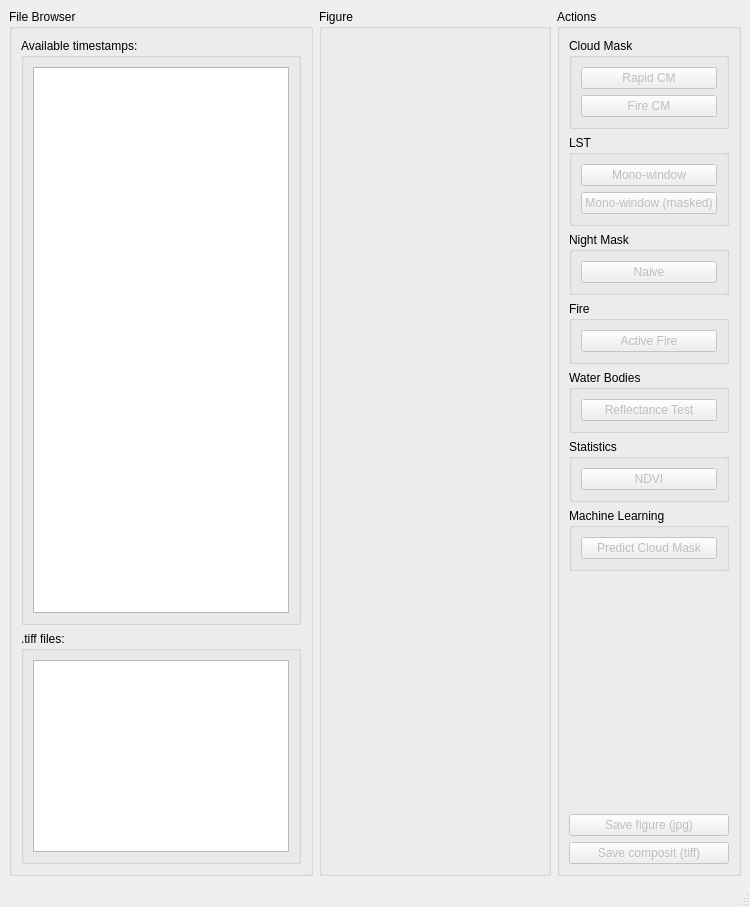
<?xml version="1.0" encoding="UTF-8"?>
<ui version="4.0">
 <class>MainWindow</class>
 <widget class="QMainWindow" name="MainWindow">
  <property name="geometry">
   <rect>
    <x>0</x>
    <y>0</y>
    <width>750</width>
    <height>907</height>
   </rect>
  </property>
  <property name="windowTitle">
   <string>VIIRS-tools Demo</string>
  </property>
  <widget class="QWidget" name="centralwidget">
   <layout class="QVBoxLayout" name="verticalLayout">
    <item>
     <layout class="QHBoxLayout" name="horizontalLayout">
      <item>
       <widget class="QGroupBox" name="browserGroupBox">
        <property name="sizePolicy">
         <sizepolicy hsizetype="Preferred" vsizetype="Preferred">
          <horstretch>0</horstretch>
          <verstretch>0</verstretch>
         </sizepolicy>
        </property>
        <property name="minimumSize">
         <size>
          <width>0</width>
          <height>0</height>
         </size>
        </property>
        <property name="maximumSize">
         <size>
          <width>16777215</width>
          <height>16777215</height>
         </size>
        </property>
        <property name="baseSize">
         <size>
          <width>150</width>
          <height>0</height>
         </size>
        </property>
        <property name="title">
         <string>File Browser</string>
        </property>
        <layout class="QVBoxLayout" name="verticalLayout_7">
         <item>
          <widget class="QGroupBox" name="tsGroupBox">
           <property name="title">
            <string>Available timestamps:</string>
           </property>
           <layout class="QVBoxLayout" name="verticalLayout_2">
            <item>
             <widget class="QListView" name="tsListView">
              <property name="sizePolicy">
               <sizepolicy hsizetype="Fixed" vsizetype="Expanding">
                <horstretch>0</horstretch>
                <verstretch>0</verstretch>
               </sizepolicy>
              </property>
              <property name="minimumSize">
               <size>
                <width>0</width>
                <height>0</height>
               </size>
              </property>
              <property name="maximumSize">
               <size>
                <width>16777215</width>
                <height>16777215</height>
               </size>
              </property>
              <property name="baseSize">
               <size>
                <width>0</width>
                <height>0</height>
               </size>
              </property>
              <property name="layoutMode">
               <enum>QListView::SinglePass</enum>
              </property>
              <property name="spacing">
               <number>0</number>
              </property>
              <property name="viewMode">
               <enum>QListView::ListMode</enum>
              </property>
             </widget>
            </item>
           </layout>
          </widget>
         </item>
         <item>
          <widget class="QGroupBox" name="fileGroupBox">
           <property name="title">
            <string>.tiff files:</string>
           </property>
           <layout class="QVBoxLayout" name="verticalLayout_4">
            <item>
             <widget class="QListView" name="fileListView">
              <property name="sizePolicy">
               <sizepolicy hsizetype="Fixed" vsizetype="Fixed">
                <horstretch>0</horstretch>
                <verstretch>0</verstretch>
               </sizepolicy>
              </property>
              <property name="minimumSize">
               <size>
                <width>0</width>
                <height>0</height>
               </size>
              </property>
              <property name="maximumSize">
               <size>
                <width>16777215</width>
                <height>16777215</height>
               </size>
              </property>
              <property name="baseSize">
               <size>
                <width>0</width>
                <height>0</height>
               </size>
              </property>
             </widget>
            </item>
           </layout>
          </widget>
         </item>
        </layout>
       </widget>
      </item>
      <item>
       <widget class="QGroupBox" name="FigureGroupBox">
        <property name="title">
         <string>Figure</string>
        </property>
        <layout class="QHBoxLayout" name="horizontalLayout_2">
         <item>
          <spacer name="horizontalSpacer">
           <property name="orientation">
            <enum>Qt::Horizontal</enum>
           </property>
           <property name="sizeHint" stdset="0">
            <size>
             <width>40</width>
             <height>20</height>
            </size>
           </property>
          </spacer>
         </item>
         <item>
          <widget class="QLabel" name="figureLabel">
           <property name="text">
            <string/>
           </property>
          </widget>
         </item>
         <item>
          <spacer name="horizontalSpacer_2">
           <property name="orientation">
            <enum>Qt::Horizontal</enum>
           </property>
           <property name="sizeHint" stdset="0">
            <size>
             <width>109</width>
             <height>20</height>
            </size>
           </property>
          </spacer>
         </item>
        </layout>
       </widget>
      </item>
      <item>
       <widget class="QGroupBox" name="ActionsGroupBox">
        <property name="title">
         <string>Actions</string>
        </property>
        <layout class="QVBoxLayout" name="verticalLayout_6">
         <item>
          <widget class="QGroupBox" name="CmGroupBox">
           <property name="title">
            <string>Cloud Mask</string>
           </property>
           <layout class="QVBoxLayout" name="verticalLayout_8">
            <item>
             <widget class="QPushButton" name="rCmBtn">
              <property name="enabled">
               <bool>false</bool>
              </property>
              <property name="text">
               <string>Rapid CM</string>
              </property>
             </widget>
            </item>
            <item>
             <widget class="QPushButton" name="fireCmBtn">
              <property name="enabled">
               <bool>false</bool>
              </property>
              <property name="text">
               <string>Fire CM</string>
              </property>
             </widget>
            </item>
           </layout>
          </widget>
         </item>
         <item>
          <widget class="QGroupBox" name="lstGroupBox">
           <property name="title">
            <string>LST</string>
           </property>
           <layout class="QVBoxLayout" name="verticalLayout_9">
            <item>
             <widget class="QPushButton" name="monoLstBtn">
              <property name="enabled">
               <bool>false</bool>
              </property>
              <property name="text">
               <string>Mono-window</string>
              </property>
             </widget>
            </item>
            <item>
             <widget class="QPushButton" name="monoMaskedLstBtn">
              <property name="enabled">
               <bool>false</bool>
              </property>
              <property name="text">
               <string>Mono-window (masked)</string>
              </property>
             </widget>
            </item>
           </layout>
          </widget>
         </item>
         <item>
          <widget class="QGroupBox" name="nightGroupBox">
           <property name="title">
            <string>Night Mask</string>
           </property>
           <layout class="QVBoxLayout" name="verticalLayout_10">
            <item>
             <widget class="QPushButton" name="naiveNmBtn">
              <property name="enabled">
               <bool>false</bool>
              </property>
              <property name="text">
               <string>Naive</string>
              </property>
             </widget>
            </item>
           </layout>
          </widget>
         </item>
         <item>
          <widget class="QGroupBox" name="fireGroupBox">
           <property name="title">
            <string>Fire</string>
           </property>
           <layout class="QVBoxLayout" name="verticalLayout_11">
            <item>
             <widget class="QPushButton" name="ActiveFireBtn">
              <property name="enabled">
               <bool>false</bool>
              </property>
              <property name="text">
               <string>Active Fire</string>
              </property>
             </widget>
            </item>
           </layout>
          </widget>
         </item>
         <item>
          <widget class="QGroupBox" name="waterBodiesGroupBox">
           <property name="title">
            <string>Water Bodies</string>
           </property>
           <layout class="QVBoxLayout" name="verticalLayout_12">
            <item>
             <widget class="QPushButton" name="wbBtn">
              <property name="enabled">
               <bool>false</bool>
              </property>
              <property name="text">
               <string>Reflectance Test</string>
              </property>
             </widget>
            </item>
           </layout>
          </widget>
         </item>
         <item>
          <widget class="QGroupBox" name="statsGroupBox">
           <property name="title">
            <string>Statistics</string>
           </property>
           <layout class="QVBoxLayout" name="verticalLayout_13">
            <item>
             <widget class="QPushButton" name="ndviBtn">
              <property name="enabled">
               <bool>false</bool>
              </property>
              <property name="text">
               <string>NDVI</string>
              </property>
             </widget>
            </item>
           </layout>
          </widget>
         </item>
         <item>
          <widget class="QGroupBox" name="mlGroupBox">
           <property name="title">
            <string>Machine Learning</string>
           </property>
           <layout class="QVBoxLayout" name="verticalLayout_14">
            <item>
             <widget class="QPushButton" name="cmMlBtn">
              <property name="enabled">
               <bool>false</bool>
              </property>
              <property name="text">
               <string>Predict Cloud Mask</string>
              </property>
             </widget>
            </item>
           </layout>
          </widget>
         </item>
         <item>
          <spacer name="verticalSpacer">
           <property name="orientation">
            <enum>Qt::Vertical</enum>
           </property>
           <property name="sizeHint" stdset="0">
            <size>
             <width>20</width>
             <height>40</height>
            </size>
           </property>
          </spacer>
         </item>
         <item>
          <widget class="QPushButton" name="saveJpgBtn">
           <property name="enabled">
            <bool>false</bool>
           </property>
           <property name="text">
            <string>Save figure (jpg)</string>
           </property>
          </widget>
         </item>
         <item>
          <widget class="QPushButton" name="saveTiffBtn">
           <property name="enabled">
            <bool>false</bool>
           </property>
           <property name="text">
            <string>Save composit (tiff)</string>
           </property>
          </widget>
         </item>
        </layout>
       </widget>
      </item>
     </layout>
    </item>
   </layout>
  </widget>
  <widget class="QStatusBar" name="statusbar"/>
  <action name="actionQuit">
   <property name="text">
    <string>&amp;Quit</string>
   </property>
  </action>
 </widget>
 <resources/>
 <connections>
  <connection>
   <sender>actionQuit</sender>
   <signal>triggered()</signal>
   <receiver>MainWindow</receiver>
   <slot>close()</slot>
   <hints>
    <hint type="sourcelabel">
     <x>-1</x>
     <y>-1</y>
    </hint>
    <hint type="destinationlabel">
     <x>146</x>
     <y>66</y>
    </hint>
   </hints>
  </connection>
 </connections>
</ui>
